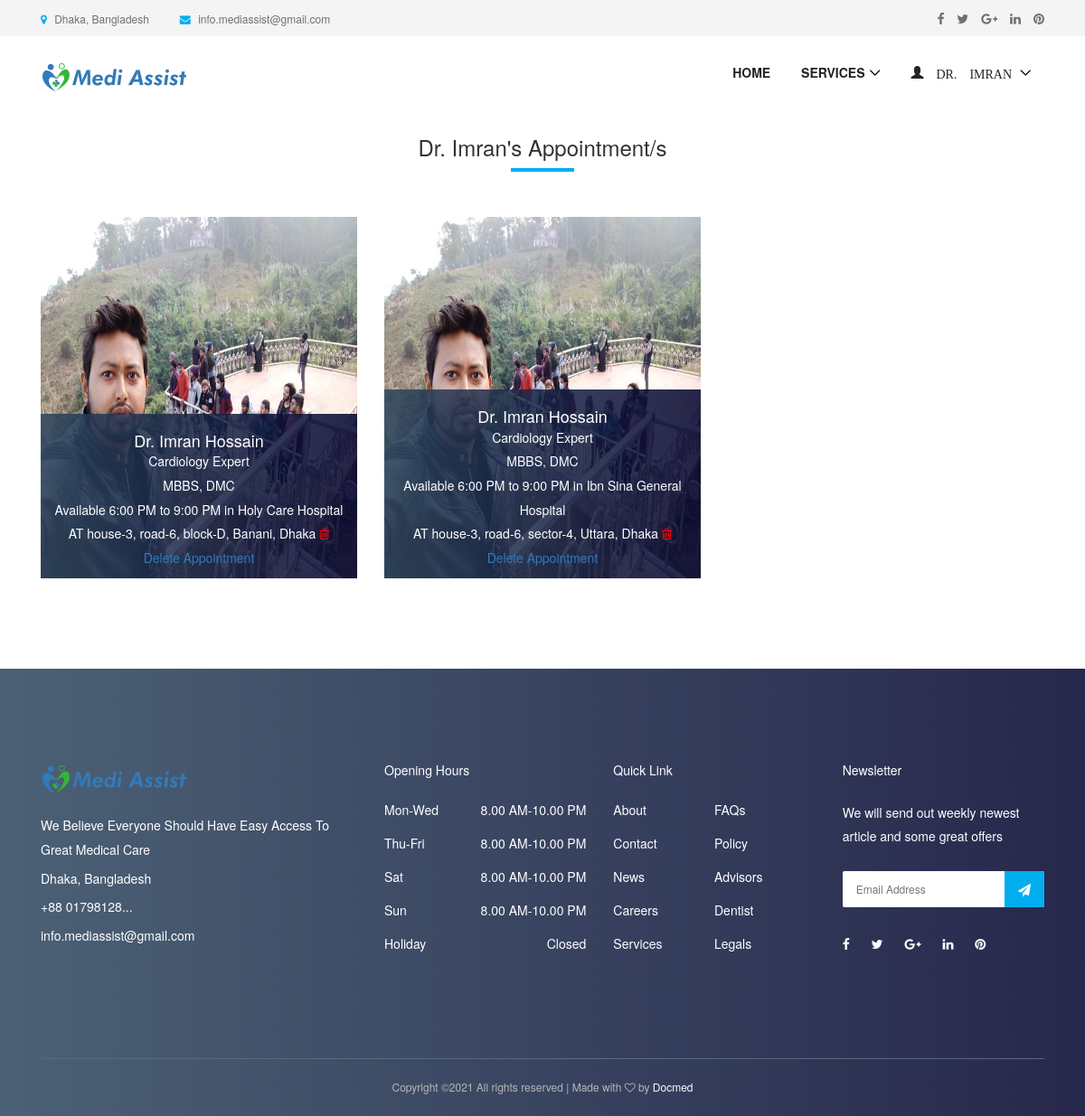
Page /doctor/appointment/ (signed in) on the committed database.
### accounts/models.py (models this page shows, shortened)
class User(AbstractUser):
    username = None
    role = models.CharField(max_length=12, error_messages={
        'required': "Role must be provided"
    })
    gender = models.CharField(max_length=10, blank=True, null=True, default="")
    email = models.EmailField(unique=True, blank=False,
                              error_messages={
                                  'unique': "A user with that email already exists.",
                              })
    phone_number = models.CharField(unique=True, blank=True, null=True, max_length=20,
                                    error_messages={
                                        'unique': "A user with that phone number already exists."
                                    })
    USERNAME_FIELD = "email"
    REQUIRED_FIELDS = []
    objects = UserManager()

### appointment/models.py (models this page shows, shortened)
class Appointment(models.Model):
    user = models.ForeignKey(User, on_delete=models.CASCADE)
    full_name = models.CharField(max_length=100)
    image = models.ImageField(null=True, blank=True)
    location = models.CharField(max_length=100)
    start_time = models.CharField(max_length=10)
    end_time = models.CharField(max_length=10)
    qualification_name = models.CharField(max_length=100)
    institute_name = models.CharField(max_length=100)
    hospital_name = models.CharField(max_length=100)
    department = models.CharField(choices=department, max_length=100)
    created_at = models.DateTimeField(default=timezone.now)

### appointment/views.py (the view)
# urls.py: path('doctor/appointment/', AppointmentListView.as_view(), name='doctor-appointment'),
class AppointmentListView(ListView):
    model = Appointment
    template_name = 'appointment/appointment.html'
    context_object_name = 'appointment'
    @method_decorator(login_required(login_url=reverse_lazy('accounts:login')))
    @method_decorator(user_is_doctor)
    def dispatch(self, request, *args, **kwargs):
        return super().dispatch(self.request, *args, **kwargs)
    def get_queryset(self):
        return self.model.objects.filter(user_id=self.request.user.id).order_by('-id')

### templates/appointment/appointment.html (shortened to what this page needs)
{% extends 'base.html' %}
{% load static %}
{% block content %}
    <section class="dentist-area section-padding-40-0">
    <div class="container">
      <div class="row">
        <div class="col-12">
          <div class="section-heading text-center">
            <h3>{{ request.user.first_name }}'s Appointment/s</h3>
            <div class="line"></div>
          </div>
        </div>
      </div>
      <div class="row">
          {% for apt in appointment %}
        <div class="col-12 col-sm-6 col-md-4">
          <div class="single-dentist-area mb-100">
            <img  style="height: 400px; width: 450px" src="{{ apt.image.url }}" alt="">
            <div class="dentist-content">
              <div class="dentist-info bg-gradient-overlay">
                <h5>{{ apt.full_name }}</h5>
                <p>{{ apt.department }} Expert</p>
                  <p>{{ apt.qualification_name }}, {{ apt.institute_name }}</p>
                  <p>Available {{ apt.start_time }} to {{ apt.end_time }} in {{ apt.hospital_name }}</p>
                  <p> AT {{ apt.location }}
                      <i class="fa fa-trash-o" style="color: red" aria-hidden="true"></i>
                      <a href="{% url 'appointment:delete-appointment' apt.id %}">Delete Appointment</a>
                  </p>
              </div>
            </div>
          </div>
        </div>
      {% endfor %}
      </div>
    </div>
  </section>
{% endblock %}

### templates/base.html (shortened to what this page needs)
{% load static %}
<!DOCTYPE html>
<html lang="en">
<head>
  <link rel="stylesheet" href="{% static 'style.css' %}">
<link rel="stylesheet" href="https://maxcdn.bootstrapcdn.com/bootstrap/3.3.7/css/bootstrap.min.css">
</head>
<body>
   {% include 'nav.html' %}
      {% block content %}
  {% endblock  %}
  <footer class="footer-area bg-img bg-gradient-overlay">
    <div class="container">
      <div class="row">
        <div class="col-12 col-sm-6 col-lg-4">
          <div class="single-footer-widget">
            <a href="./index.html" class="d-block mb-4"><img src="{% static 'img/logo.png' %}" alt=""></a>
            <div class="footer-contact">
                 <p> We Believe Everyone Should Have Easy Access To Great Medical Care</p>
              <p> Dhaka, Bangladesh</p>
              <p> +88 01798128...</p>
              <p> info.mediassist@gmail.com</p>
            </div>
          </div>
        </div>
        <div class="col-12 col-sm-6 col-lg">
          <div class="single-footer-widget">
            <h5 class="widget-title">Opening Hours</h5>
            <ul class="opening-hours">
              <li><span>Mon-Wed</span> <span>8.00 AM-10.00 PM</span></li>
              <li><span>Thu-Fri</span> <span>8.00 AM-10.00 PM</span></li>
              <li><span>Sat</span> <span>8.00 AM-10.00 PM</span></li>
              <li><span>Sun</span> <span>8.00 AM-10.00 PM</span></li>
              <li><span>Holiday</span> <span>Closed</span></li>
            </ul>
          </div>
        </div>
        <div class="col-12 col-sm-6 col-lg">
          <div class="single-footer-widget">
            <h5 class="widget-title">Quick Link</h5>
            <nav>
              <ul class="quick-links">
                <li><a href="#">About</a></li>
                <li><a href="#">FAQs</a></li>
                <li><a href="#">Contact</a></li>
                <li><a href="#">Policy</a></li>
                <li><a href="#">News</a></li>
                <li><a href="#">Advisors</a></li>
                <li><a href="#">Careers</a></li>
                <li><a href="#">Dentist</a></li>
                <li><a href="#">Services</a></li>
                <li><a href="#">Legals</a></li>
              </ul>
            </nav>
          </div>
        </div>
        <div class="col-12 col-sm-6 col-lg">
          <div class="single-footer-widget">
            <h5 class="widget-title">Newsletter</h5>
            <p>We will send out weekly newest article and some great offers</p>
            <div class="footer-newsletter-form">
              <form action="#" method="post">
                <input type="email" name="nl-email" value="" placeholder="Email Address">
                <button type="submit"><i class="fa fa-paper-plane" aria-hidden="true"></i></button>
              </form>
            </div>
            <div class="footer-social-info">
              <a href="#" data-toggle="tooltip" data-placement="top" title="Facebook"><i class="fa fa-facebook"></i></a>
              <a href="#" data-toggle="tooltip" data-placement="top" title="Twitter"><i class="fa fa-twitter"></i></a>
              <a href="#" data-toggle="tooltip" data-placement="top" title="Google Plus"><i class="fa fa-google-plus"></i></a>
              <a href="#" data-toggle="tooltip" data-placement="top" title="Linkedin"><i class="fa fa-linkedin"></i></a>
              <a href="#" data-toggle="tooltip" data-placement="top" title="Pinterest"><i class="fa fa-pinterest"></i></a>
            </div>
          </div>
        </div>
      </div>
    </div>
    <div class="container">
      <div class="row">
        <div class="col-12">
          <div class="copywrite-content">
            <p>
Copyright &copy;<script>document.write(new Date().getFullYear());</script> All rights reserved | Made with <i class="fa fa-heart-o" aria-hidden="true"></i> by <a href="https://docmed.com" target="_blank">Docmed</a>
</p>
          </div>
        </div>
      </div>
    </div>
  </footer>
</body>
</html>

### templates/nav.html (shortened to what this page needs)
{% load static %}
<header class="header-area">
    <div class="top-header-area">
        <div class="container h-100">
            <div class="row h-100 align-items-center">
                <div class="col-6 col-md-9 col-lg-8">
                    <div class="top-header-content">
                        <a href="#" data-toggle="tooltip" data-placement="bottom" title="Dhaka, Bangladesh"><i
                                class="fa fa-map-marker"></i> <span>Dhaka, Bangladesh</span></a>
                        <a href="#" data-toggle="tooltip" data-placement="bottom" title="info.mediassist@gmail.com"><i
                                class="fa fa-envelope"></i> <span>info.mediassist@gmail.com</span></a>
                    </div>
                </div>
                <div class="col-6 col-md-3 col-lg-4">
                    <div class="top-header-social-info text-right">
                        <a href="#" data-toggle="tooltip" data-placement="bottom" title="Facebook"><i
                                class="fa fa-facebook"></i></a>
                        <a href="#" data-toggle="tooltip" data-placement="bottom" title="Twitter"><i
                                class="fa fa-twitter"></i></a>
                        <a href="#" data-toggle="tooltip" data-placement="bottom" title="Google Plus"><i
                                class="fa fa-google-plus"></i></a>
                        <a href="#" data-toggle="tooltip" data-placement="bottom" title="Linkedin"><i
                                class="fa fa-linkedin"></i></a>
                        <a href="#" data-toggle="tooltip" data-placement="bottom" title="Pinterest"><i
                                class="fa fa-pinterest"></i></a>
                    </div>
                </div>
            </div>
        </div>
    </div>
    <div class="main-header-area">
        <div class="classy-nav-container breakpoint-off">
            <div class="container">
                <nav class="classy-navbar justify-content-between" id="dentoNav">
                    <a class="nav-brand" href="{% url 'appointment:home' %}"><img src="{% static 'img/logo.png' %}" alt="">
                    </a>
                    <div class="classy-menu">
                        <div class="classynav">
                            <ul id="nav">
                                <li><a href="{% url 'appointment:home' %}">Home</a></li>
                                 <li><a href="#">Services</a>
                                    </li>
                                {% if request.user.is_authenticated and request.user.role == 'doctor' %}
                                    <li>
                                        <a href="">
                                            <span class="glyphicon glyphicon-user">
                                                    {{ request.user.first_name }}
                                            </span>
                                        </a>
                                    </li>
                                {% endif %}
                            </ul>
                        </div>
                    </div>
                </nav>
            </div>
        </div>
    </div>
</header>

### static/css/default-assets/classy-nav.css (style rules this page uses)
body { font-family: "Roboto", sans-serif; }
ul { margin: 0; }
ul li { list-style: none; }
img { height: auto; max-width: 100%; }
.bg-img { background-position: center center; background-size: cover; background-repeat: no-repeat; }
.classy-nav-container { position: relative; z-index: 100; background-color: #ffffff; }
.classy-nav-container * { box-sizing: border-box; }
.classy-nav-container a { -webkit-transition-duration: 500ms; transition-duration: 500ms; text-decoration: none; outline: none; font-size: 14px; font-weight: 400; color: #232323; display: inline-block; }
.justify-content-between { -webkit-box-pack: justify; -ms-flex-pack: justify; justify-content: space-between; }
.classy-navbar { width: 100%; height: 70px; padding: 0.5em 2em; display: -webkit-box; display: -ms-flexbox; display: flex; -webkit-box-align: center; -ms-flex-align: center; -ms-grid-row-align: center; align-items: center; }
.classy-navbar .nav-brand { font-size: 26px; font-weight: 500; color: #565656; display: inline-block; margin-right: 30px; }
.classynav ul li { display: inline-block; clear: both; position: inherit; z-index: 10; }
.classynav ul li.cn-dropdown-item { position: relative; z-index: 10; }
.classynav ul li a { padding: 0 12px; display: block; height: 35px; font-size: 14px; line-height: 34px; }
.classynav ul li.megamenu-item>a:after, .classynav ul li.has-down>a:after { font-family: 'classyfonts'; content: "\e900"; font-size: 12px; color: #000000; padding-left: 5px; -webkit-transition-duration: 500ms; transition-duration: 500ms; }
.breakpoint-off .classynav { display: -webkit-box; display: -ms-flexbox; display: flex; -webkit-box-align: center; -ms-flex-align: center; -ms-grid-row-align: center; align-items: center; }

### rows in the picture
User: user.first_name "DR. IMRAN", user.first_name "Dr. Imran"
Appointment: image (picture), full_name "Dr. Imran Hossain", department "Cardiology", qualification_name "MBBS", institute_name "DMC", start_time "6:00 PM", end_time "9:00 PM", hospital_name "Holy Care Hospital", location "house-3, road-6, block-D, Banani, Dhaka"
Appointment: image (picture), full_name "Dr. Imran Hossain", department "Cardiology", qualification_name "MBBS", institute_name "DMC", start_time "6:00 PM", end_time "9:00 PM", hospital_name "Ibn Sina General Hospital", location "house-3, road-6, sector-4, Uttara, Dhaka"
